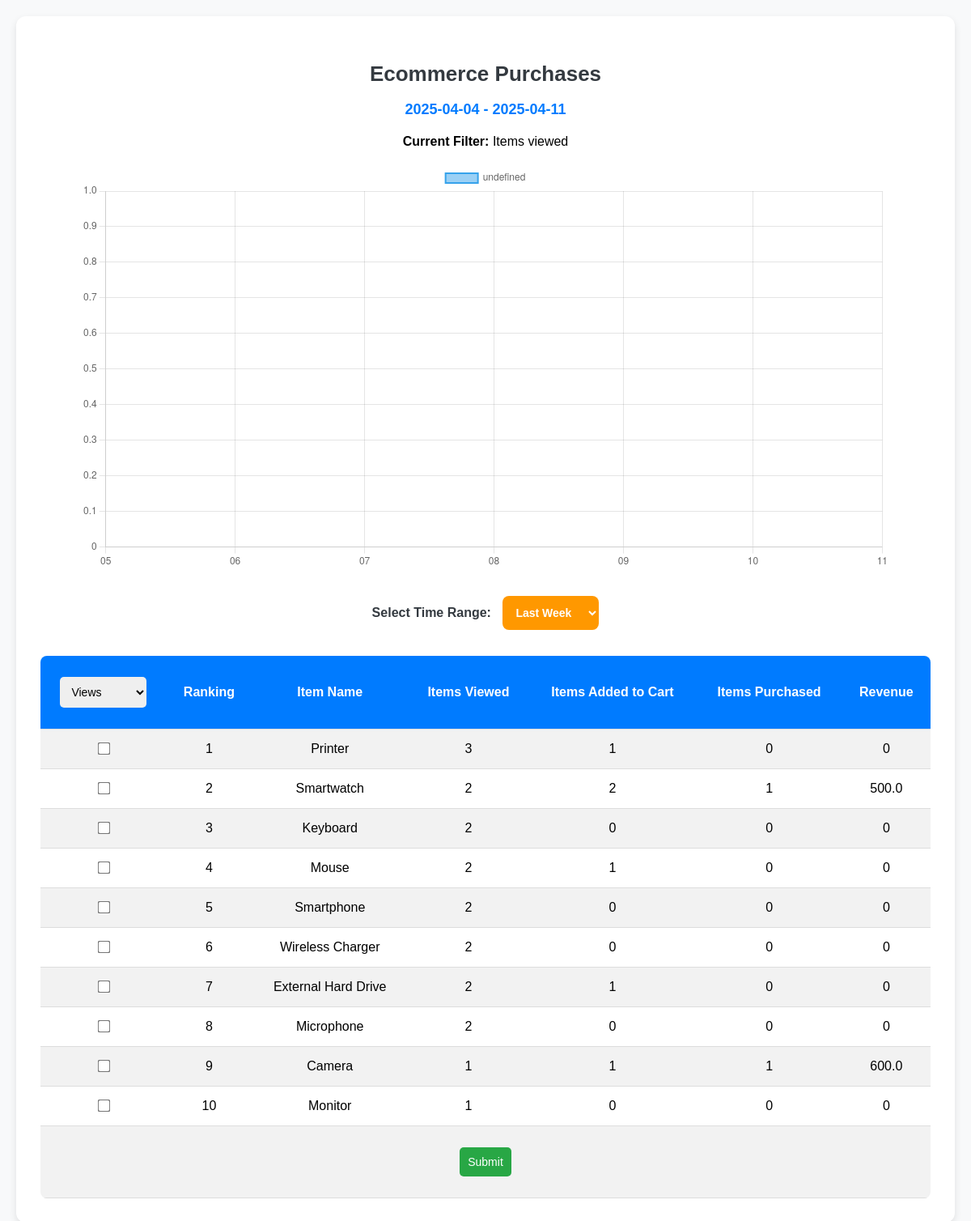
Page /ecommercePurchases on the committed database.
### tables this page shows
CREATE TABLE products (id INTEGER PRIMARY KEY AUTOINCREMENT, name TEXT NOT NULL, price FLOAT NOT NULL);

### app.py (the view, shortened to what this page needs)
@app.route("/ecommercePurchases", methods=['GET','POST'])
def ecommercePurchases():
    if request.method == 'GET':
        con = sqlite3.connect("database.db")
        cur = con.cursor()
        days = [(datetime.now() - timedelta(days=i)).strftime('%d') for i in range(6, -1, -1)]
        dates = [(datetime.now() - timedelta(days=i)).strftime('%Y-%m-%d') for i in range(6, -1, -1)]
        today = date.today()
        last_day = date.today() - timedelta(days=7)
        selected_filter = request.form.get('filters')
        data = []
        cur.execute('SELECT p.name AS product_name, COUNT(DISTINCT pv.id) AS view_count, COUNT(DISTINCT CASE WHEN ca.action = "add" THEN ca.id END) AS add_to_cart_count, COALESCE(pu.purchase_count, 0) AS purchase_count, COALESCE(pu.total_revenue, 0) AS total_revenue FROM products p LEFT JOIN product_views pv ON p.id = pv.product_id LEFT JOIN cart_actions ca ON p.id = ca.product_id LEFT JOIN (SELECT product_id, COUNT(id) AS purchase_count, SUM(total_price) AS total_revenue FROM purchases GROUP BY product_id) pu ON p.id = pu.product_id GROUP BY p.id ORDER BY view_count DESC LIMIT 10')
        data = cur.fetchall()
        cur.execute('SELECT name, view_date FROM product_views JOIN products ON product_views.product_id = products.id')
        views = cur.fetchall()
        products = request.form.getlist('products')
        views_dict = pd.DataFrame.from_dict(views)
        default = []
        filter_header = "Items viewed"
        con.commit()
        con.close()
        return render_template("ecommercePurchases.html", data=data, days=days, default=default, filter_header=filter_header, today=today, last_day=last_day)

### templates/ecommercePurchases.html (shortened to what this page needs)
<!DOCTYPE html>
<html lang="en">
<head>
</head>
<body>
    <div class="container">
        <h3>Ecommerce Purchases</h3>
        <p class="date-header">{{ last_day }} - {{ today }}</p>
        <p><strong>Current Filter:</strong> {{ filter_header }}</p>
        <div class="chart-container">
            <canvas id="graph"></canvas>
        </div>
        <form action="/ecommercePurchases" method="post">
            <div class="filter-group">
                <label class="filter-label">Select Time Range:</label>
                <select name="days" id="days" class="filter-select">
                    <option value="week">Last Week</option>
                </select>
            </div>
            <table>
                <tr>
                    <th>
                        <select name="filters" id="filters">
                            <option value="views">Views</option>
                        </select>
                    </th>
                    <th>Ranking</th>
                    <th>Item Name</th>
                    <th>Items Viewed</th>
                    <th>Items Added to Cart</th>
                    <th>Items Purchased</th>
                    <th>Revenue</th>
                </tr>
                {% for i in range(data|length) %}
                <tr>
                    <td><input type="checkbox" name="products" value="{{ data[i][0] }}"></td>
                    <td>{{ i + 1 }}</td>
                    {% for j in range(data[i]|length) %}
                    <td>{{ data[i][j] }}</td>
                    {% endfor %}
                </tr>
                {% endfor %}
                <tr>
                    <td colspan="7">
                        <button type="submit">Submit</button>
                    </td>
                </tr>
            </table>
        </form>
    </div>
    <script>
        const ctx = document.getElementById('graph');
        new Chart(ctx, {
            type: 'line',
            data: {
                labels: {{ days | tojson }},
                datasets: [
                    {% if default|length > 0 %}
                        {% for i in range(default|length) %}
                            {
                                data: {{ default[i] | tojson }},
                                label: '{{ products[i] }}',
                                borderWidth: 2,
                                pointRadius: 4,
                                pointBackgroundColor: 'rgba(75, 192, 192, 1)',
                                tension: 0.4
                            },
                        {% endfor %}
                    {% else %}
                        {
                            data: {{ default | tojson }},
                            borderWidth: 2,
                            pointRadius: 4,
                            pointBackgroundColor: 'rgba(255, 99, 132, 1)',
                            tension: 0.4
                        },
                    {% endif %}
                ]
            }
        });
    </script>
</body>
</html>

### templates/ecommercePurchases.html (style rules this page uses)
body { font-family: 'Poppins', sans-serif; margin: 0; padding: 20px; background-color: #f8f9fa; text-align: center; }
.container { max-width: 1200px; margin: auto; background: white; padding: 30px; border-radius: 12px; box-shadow: 0 4px 10px rgba(0, 0, 0, 0.1); }
h3 { color: #343a40; font-size: 26px; font-weight: 700; margin-bottom: 10px; }
.date-header { font-size: 18px; font-weight: 600; color: #007bff; margin-bottom: 20px; }
.chart-container { width: 100%; max-width: 1000px; margin: 20px auto; }
table { width: 100%; border-collapse: collapse; margin-top: 20px; background: white; border-radius: 8px; overflow: hidden; }
th, td { padding: 14px; text-align: center; border-bottom: 1px solid #ddd; }
th { background-color: #007bff; color: white; font-weight: 700; font-size: 16px; }
tr:nth-child(even) { background-color: #f2f2f2; }
select, button { padding: 10px; margin: 12px 0; border: none; border-radius: 5px; font-size: 14px; }
.filter-group { margin-bottom: 20px; }
.filter-label { font-size: 16px; font-weight: 600; margin-right: 10px; color: #343a40; }
.filter-select { background: #ff9800; color: white; font-weight: 600; padding: 12px; border-radius: 8px; cursor: pointer; transition: 0.3s; }
button { background-color: #28a745; color: white; cursor: pointer; transition: 0.3s; }
input[type="checkbox"] { transform: scale(1.2); }

### rows in the picture
products: name "Printer"
products: name "Smartwatch"
products: name "Keyboard"
products: name "Mouse"
products: name "Smartphone"
products: name "Wireless Charger"
products: name "External Hard Drive"
products: name "Microphone"
products: name "Camera"
products: name "Monitor"

### other values in the picture
{{ filter_header }} "Items viewed"
{{ i + 1 }} "1" "2" "3" "4" "5" "6" "7" "8" "9" "10"
{{ data[i][j] }} "3" "1" "0" "0" "2" "2" "1" "500.0" "2" "0" "0" "0" "2" "1" "0" "0" "2" "0" "0" "0" "2" "0" "0" "0" "2" "1" "0" "0" "2" "0" "0" "0" "1" "1" "1" "600.0" "1" "0" "0" "0"
chart data {{ days | tojson }} ["05", "06", "07", "08", "09", "10", "11"]
